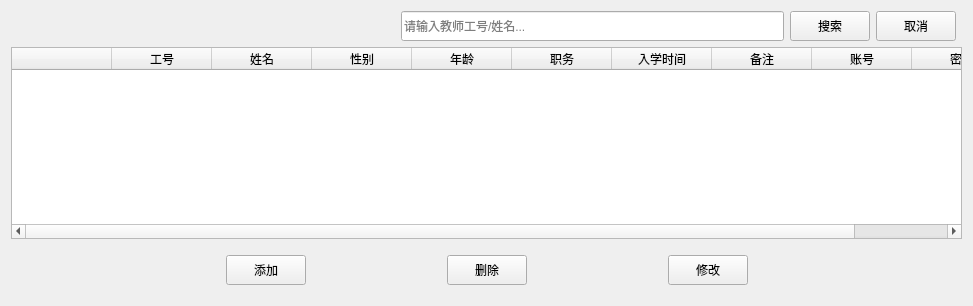
     <widget class="QWidget" name="tr_msg">
      <layout class="QGridLayout" name="gridLayout_4">
       <item row="0" column="0">
        <spacer name="horizontalSpacer_12">
         <property name="orientation">
          <enum>Qt::Horizontal</enum>
         </property>
         <property name="sizeHint" stdset="0">
          <size>
           <width>171</width>
           <height>20</height>
          </size>
         </property>
        </spacer>
       </item>
       <item row="0" column="1">
        <widget class="QLineEdit" name="le_tr_trid_name">
         <property name="minimumSize">
          <size>
           <width>0</width>
           <height>30</height>
          </size>
         </property>
         <property name="placeholderText">
          <string>请输入教师工号/姓名...</string>
         </property>
        </widget>
       </item>
       <item row="0" column="3">
        <widget class="QPushButton" name="btn_tr_cancel">
         <property name="minimumSize">
          <size>
           <width>0</width>
           <height>30</height>
          </size>
         </property>
         <property name="maximumSize">
          <size>
           <width>120</width>
           <height>16777215</height>
          </size>
         </property>
         <property name="text">
          <string>取消</string>
         </property>
        </widget>
       </item>
       <item row="1" column="0" colspan="5">
        <widget class="QTableWidget" name="tableWidget_tr">
         <attribute name="verticalHeaderVisible">
          <bool>false</bool>
         </attribute>
         <column>
          <property name="text">
           <string/>
          </property>
         </column>
         <column>
          <property name="text">
           <string>工号</string>
          </property>
         </column>
         <column>
          <property name="text">
           <string>姓名</string>
          </property>
         </column>
         <column>
          <property name="text">
           <string>性别</string>
          </property>
         </column>
         <column>
          <property name="text">
           <string>年龄</string>
          </property>
         </column>
         <column>
          <property name="text">
           <string>职务</string>
          </property>
         </column>
         <column>
          <property name="text">
           <string>入学时间</string>
          </property>
         </column>
         <column>
          <property name="text">
           <string>备注</string>
          </property>
         </column>
         <column>
          <property name="text">
           <string>账号</string>
          </property>
         </column>
         <column>
          <property name="text">
           <string>密码</string>
          </property>
         </column>
        </widget>
       </item>
       <item row="2" column="0" colspan="5">
        <widget class="QWidget" name="widget_10" native="true">
         <property name="minimumSize">
          <size>
           <width>600</width>
           <height>50</height>
          </size>
         </property>
         <layout class="QHBoxLayout" name="horizontalLayout_9">
          <item>
           <spacer name="horizontalSpacer_74">
            <property name="orientation">
             <enum>Qt::Horizontal</enum>
            </property>
            <property name="sizeHint" stdset="0">
             <size>
              <width>206</width>
              <height>20</height>
             </size>
            </property>
           </spacer>
          </item>
          <item>
           <widget class="QPushButton" name="btn_tr_add">
            <property name="minimumSize">
             <size>
              <width>0</width>
              <height>30</height>
             </size>
            </property>
            <property name="maximumSize">
             <size>
              <width>150</width>
              <height>16777215</height>
             </size>
            </property>
            <property name="text">
             <string>添加</string>
            </property>
           </widget>
          </item>
          <item>
           <spacer name="horizontalSpacer_75">
            <property name="orientation">
             <enum>Qt::Horizontal</enum>
            </property>
            <property name="sizeHint" stdset="0">
             <size>
              <width>135</width>
              <height>20</height>
             </size>
            </property>
           </spacer>
          </item>
          <item>
           <widget class="QPushButton" name="btn_tr_del">
            <property name="minimumSize">
             <size>
              <width>0</width>
              <height>30</height>
             </size>
            </property>
            <property name="maximumSize">
             <size>
              <width>150</width>
              <height>16777215</height>
             </size>
            </property>
            <property name="text">
             <string>删除</string>
            </property>
           </widget>
          </item>
          <item>
           <spacer name="horizontalSpacer_77">
            <property name="orientation">
             <enum>Qt::Horizontal</enum>
            </property>
            <property name="sizeHint" stdset="0">
             <size>
              <width>135</width>
              <height>20</height>
             </size>
            </property>
           </spacer>
          </item>
          <item>
           <widget class="QPushButton" name="btn_tr_upd">
            <property name="minimumSize">
             <size>
              <width>0</width>
              <height>30</height>
             </size>
            </property>
            <property name="maximumSize">
             <size>
              <width>150</width>
              <height>16777215</height>
             </size>
            </property>
            <property name="text">
             <string>修改</string>
            </property>
           </widget>
          </item>
          <item>
           <spacer name="horizontalSpacer_76">
            <property name="orientation">
             <enum>Qt::Horizontal</enum>
            </property>
            <property name="sizeHint" stdset="0">
             <size>
              <width>205</width>
              <height>20</height>
             </size>
            </property>
           </spacer>
          </item>
         </layout>
        </widget>
       </item>
       <item row="0" column="2">
        <widget class="QPushButton" name="btn_tr_src">
         <property name="minimumSize">
          <size>
           <width>0</width>
           <height>30</height>
          </size>
         </property>
         <property name="maximumSize">
          <size>
           <width>120</width>
           <height>16777215</height>
          </size>
         </property>
         <property name="text">
          <string>搜索</string>
         </property>
        </widget>
       </item>
      </layout>
     </widget>
